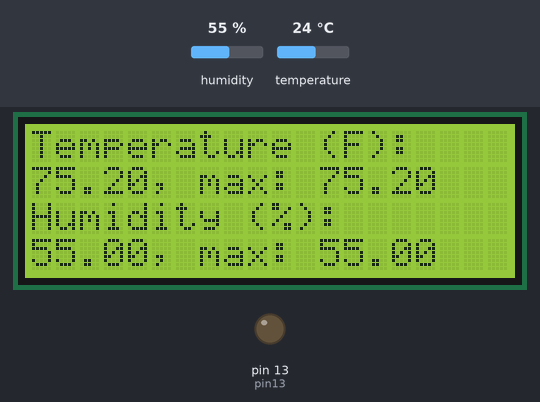
Recording of a sketch running on a simulated Arduino Uno, built with avr-gcc and run on an emulated ATmega328P. On the bench: 20×4 character LCD, output pins drawn as LEDs (lit = HIGH). Inputs (shaded band) come from the test bench; at power-on: humidity 55 %, temperature 24 °C.

Above: at 2.7 s.
2.8 s: humidity set to 84 %
At 5.4 s:
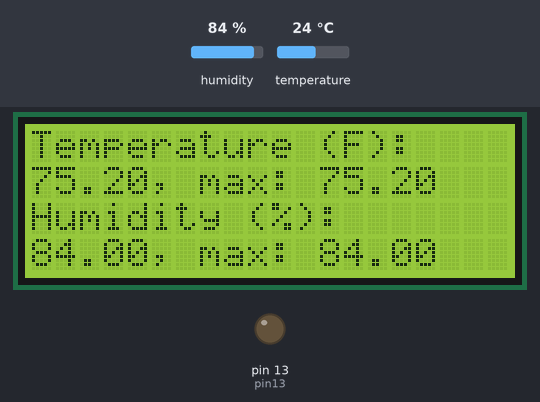
5.8 s: humidity set to 87 %
At 7.3 s:
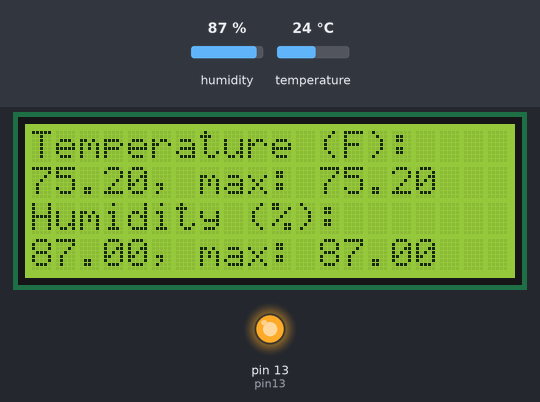
8.8 s: temperature set to 12 °C
At 10.9 s:
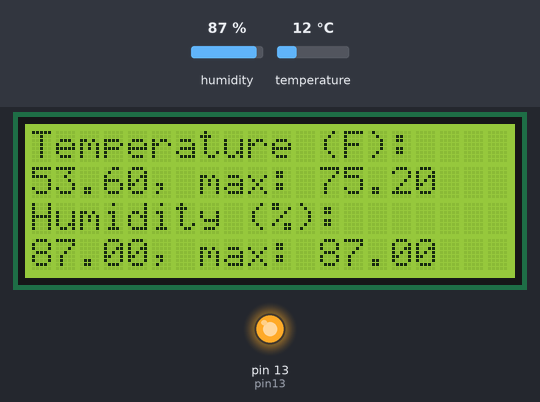
11.8 s: temperature set to 19 °C
At 12.7 s:
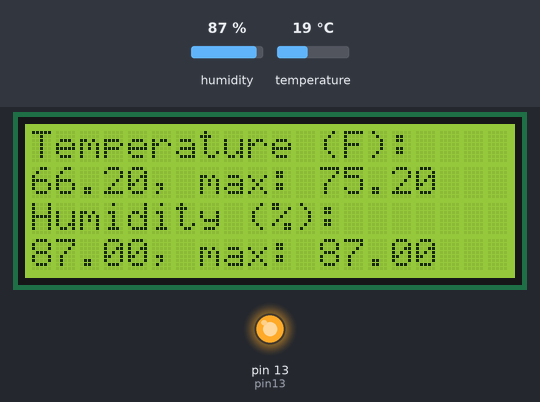
Timing chart, 0 to 14.8 s (numbered marks = the images above; inputs shaded):
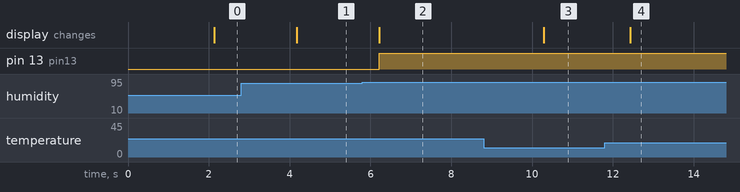

The sketch:

lcdTempHumLCD.ino
```cpp
// (licence header left out)
// libs for lcd
#include <Wire.h>
#include <LCD.h>
#include <LiquidCrystal_I2C.h>

// libs for dht sensor
#include "DHT.h"

// initialize lcd
#define I2C_ADDR 0x3F // <<----- Add your address here.  Find it from I2C Scanner
#define BACKLIGHT_PIN 3
#define En_pin  2
#define Rw_pin  1
#define Rs_pin  0
#define D4_pin  4
#define D5_pin  5
#define D6_pin  6
#define D7_pin  7

int n = 1;
int count = 0;
float tMax = 0;
float hMax = 0;

const int pin13 = 13;

LiquidCrystal_I2C lcd(I2C_ADDR,En_pin,Rw_pin,Rs_pin,D4_pin,D5_pin,D6_pin,D7_pin);

// initialize dht sensor
#define DHTPIN 2     // what pin we're connected to

// Uncomment whatever type you're using!
//#define DHTTYPE DHT11   // DHT 11
#define DHTTYPE DHT22   // DHT 22  (AM2302)
//#define DHTTYPE DHT21   // DHT 21 (AM2301)

// Connect pin 1 (on the left) of the sensor to +5V
// Connect pin 2 of the sensor to whatever your DHTPIN is
// Connect pin 4 (on the right) of the sensor to GROUND
// Connect a 10K resistor from pin 2 (data) to pin 1 (power) of the sensor

DHT dht(DHTPIN, DHTTYPE);

// set everything up
void setup()
{
  pinMode(pin13, OUTPUT);
  digitalWrite(pin13, LOW);

  // set up cols,rows
  lcd.begin(20,4);

  // start up the sensor
  dht.begin();


  // Switch on the backlight
  lcd.setBacklightPin(BACKLIGHT_PIN,POSITIVE);
  lcd.setBacklight(HIGH);


  // set basics
  lcd.home();
  lcd.print("Temperature (F):");

  lcd.setCursor(0,2);
  lcd.print("Humidity (%):");
}

void loop()
{
  if (millis() - count > 2000) {

    // Reading temperature or humidity takes about 250 milliseconds!
    // Sensor readings may also be up to 2 seconds 'old' (its a very slow sensor)
    float h = dht.readHumidity();
    float t = dht.readTemperature()*1.8+32;

    // check if returns are valid, if they are NaN (not a number) then something went wrong!
    if (isnan(t) || isnan(h)) {
      // print temp
      lcd.setCursor(0,1);
      lcd.print("error");

      // print humidity
      lcd.setCursor(0,3);
      lcd.print("error");
    } else {
      if ( t > tMax ) {
        tMax = t;
      }

      if ( h > hMax ) {
        hMax = h;
      }

      // print temp
      lcd.setCursor(0,1);
      lcd.print(t);
      lcd.print(", max: ");
      lcd.print(tMax);

      // print humidity
      lcd.setCursor(0,3);
      lcd.print(h);
      lcd.print(", max: ");
      lcd.print(hMax);

      if (h > 85.0) {
        digitalWrite(pin13, HIGH);
      } else {
        digitalWrite(pin13, LOW);
      }
    }

    count = millis();
  }

  delay(100);
}
```

Measured:
- the behaviour switches between 85 and 86 % on humidity (found by bisection; images 1 and 2)
- after the input at 2.8 s, the display: changes after 1.4 s (image 1)
- after the input at 5.8 s, pin 13 (pin13): LOW → HIGH after 0.41 s; the display: changes after 0.41 s (image 2)
- after the input at 8.8 s, the display: changes after 1.5 s (image 3)
- after the input at 11.8 s, the display: changes after 0.63 s (image 4)
